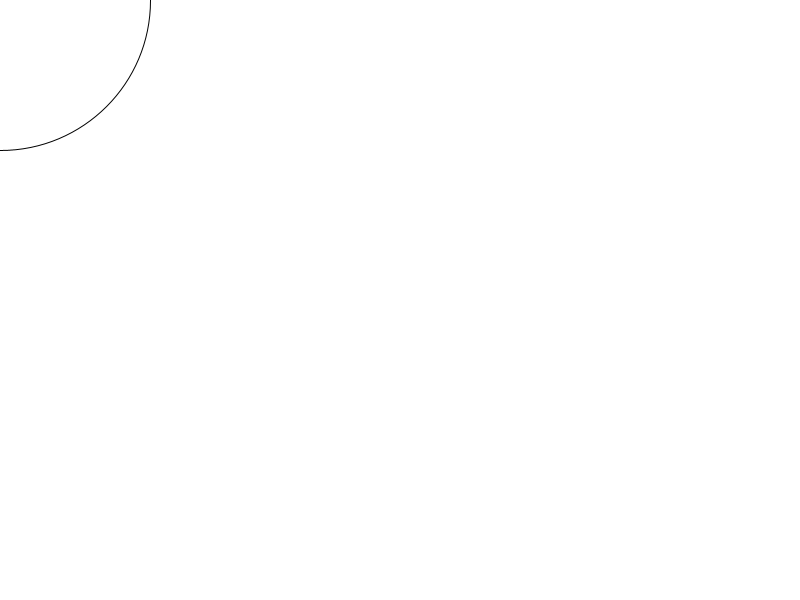
Frame 1 (no input)
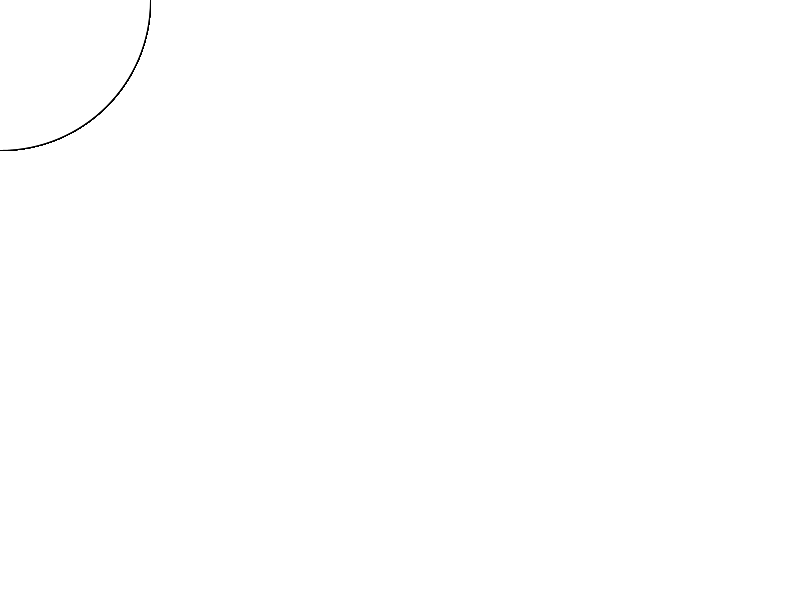
Frame 60 (the mouse pressed at the canvas centre just before this capture)
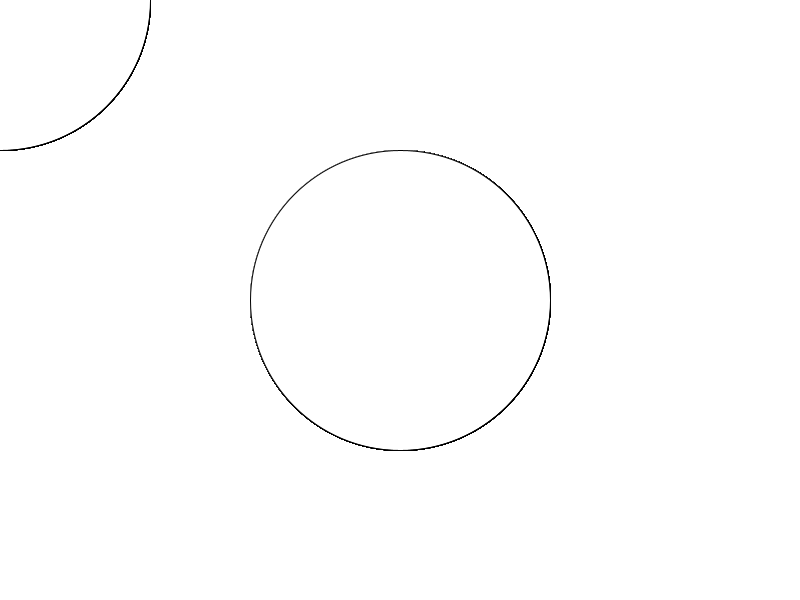
Frame 120 (the mouse held since frame 60 and released just before this capture)

The Processing sketch that drew these frames (run headless with seeded random() and noise(); from frame 60 on, the mouse is pressed at the canvas centre):

// Processing sketch: No_Size_Code
// ── No_Size_Code.pde
int circle_size = 300;
int r = 0;
int g = 0;
int b = 0;

void setup(){
  size(800,600);
  background(255,255,255);
}


void draw(){
  stroke(r,g,b);
 
  ellipse(mouseX,mouseY,circle_size,circle_size);
}
